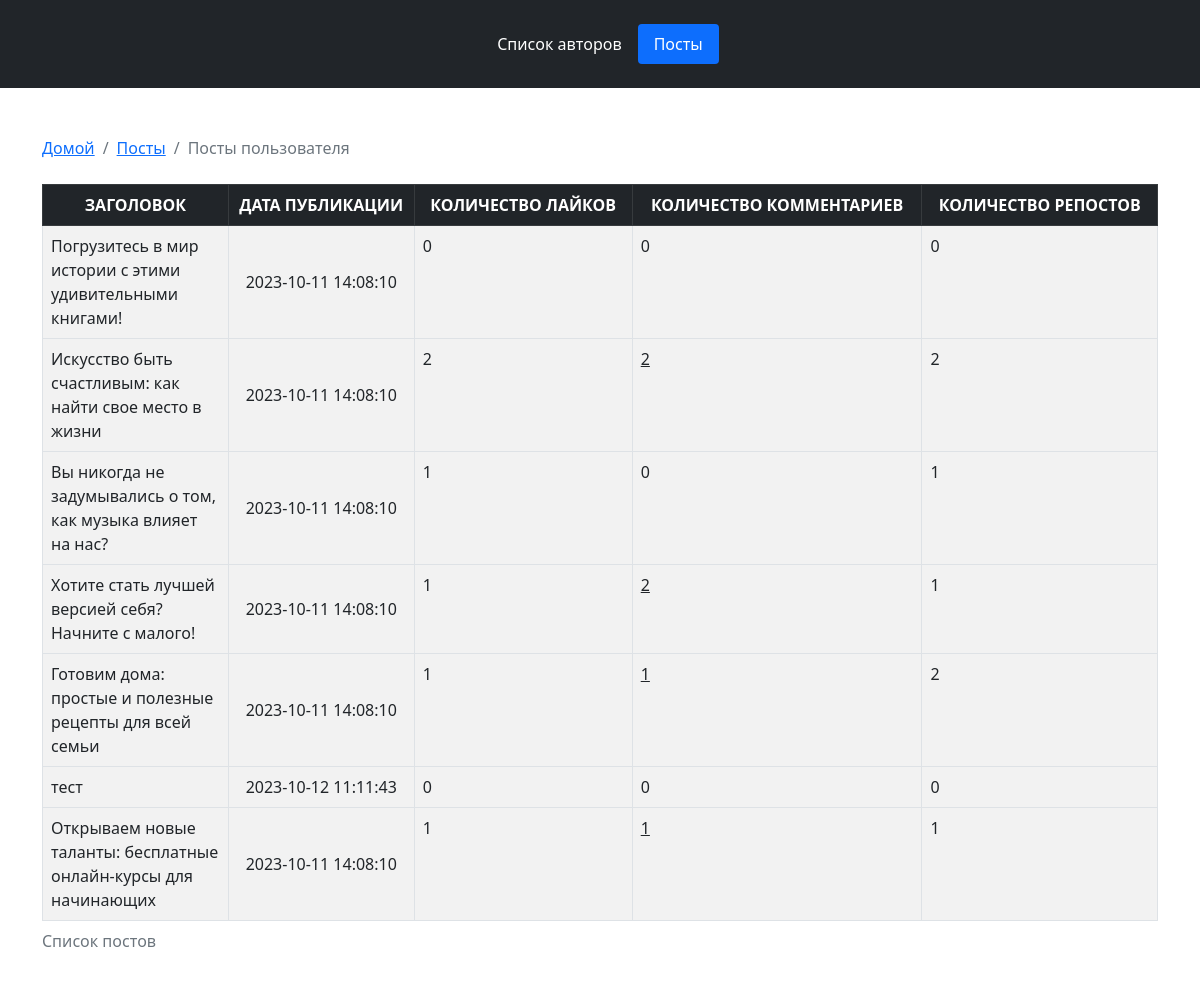
The page /untitled1/readpost.php on the database its author committed.
### tables this page shows
CREATE TABLE `posts` (
  `id` int NOT NULL,
  `post_date` timestamp NOT NULL DEFAULT CURRENT_TIMESTAMP,
  `title` text NOT NULL,
  `description` text NOT NULL,
  `user_id` int NOT NULL
);

### untitled1/foo-readpost.php (called while the page is built, shortened)
<?php
include "config.php";
try {
    if (!empty($_GET['sq'])){
        $searchKeyword = !empty($_GET['sq'])?$_GET['sq']:'';} else { $searchKeyword = "";}
    $search = "%$searchKeyword%";
    $sql = $dbh->prepare("SELECT `users`.`name`, `posts`.`title`,
                                IFNULL(`posts`.`description`, 'Ничего не найдено..') AS 'description', `posts`.`id`, `posts`.`post_date`,
                                (SELECT COUNT(*)
                                FROM `comments`
                                WHERE post_id = posts.id) AS 'commentcount',
                                (SELECT COUNT(*)
                                FROM `likes`
                                WHERE post_id = posts.id) AS 'likescount',
                                (SELECT COUNT(*)
                                FROM `reposts`
                                WHERE post_id = posts.id) AS 'repostscount'
                                FROM `users`
                                LEFT JOIN `posts` ON `posts`.`user_id` = `users`.`id`
                                WHERE ((`users`.`name` LIKE :name1) OR (`posts`.`title` LIKE :name2) OR (`posts`.`description` LIKE :name3));");
    $sql->execute(array('name1'=>$search,'name2'=>$search, 'name3'=>$search));
    $result = $sql->fetchAll();
} catch (Exception $e) {
    $dbh->rollBack();
    echo "Ошибка при записи данных: " . $e->getMessage();
}

### untitled1/readpost.php (the view, shortened to what this page needs)
<?php include 'config.php';
include "foo1.php";
include "foo-readpost.php";
@$searchKeyword = !empty($_GET['sq'])?$_GET['sq']:'';
?>
<!doctype html>
<html lang="en">
<head>
    <link href="https://cdn.jsdelivr.net/npm/bootstrap@5.0.2/dist/css/bootstrap.min.css" rel="stylesheet">
</head>
<body>
<nav class="navbar navbar-dark bg-dark justify-content-center">
    <header class="d-flex text-dark py-3">
        <ul class="nav nav-pills navbar-dark bg-dark">
            <li class="nav-item text-dark"><a href="index.php" class="nav-link text-white">Список авторов</a></li>
            <li class="nav-item text-dark"><a href="posts.php" class="nav-link active" aria-current="page">Посты</a></li>
        </ul>
    </header>
</nav>
<div class="container mt-5 mb-3 clearfix col-md-12">
    <nav aria-label="breadcrumb">
        <ol class="breadcrumb">
            <li class="breadcrumb-item"><a href="index.php">Домой</a></li>
            <li class="breadcrumb-item"><a href="posts.php">Посты</a></li>
            <?php
            if (empty($searchKeyword)) {
                ?>
                <li class="breadcrumb-item active" aria-current="page"> Посты пользователя <?=$res['name'] ?></li>
            <?php } elseif (!empty($searchKeyword)) foreach (array_unique_key($result, 'name') as $res) { ?>
                <li class="breadcrumb-item"><a href="posts.php?sq=<?=$res['name'] ?> "> Посты пользователя <?=$res['name'] ?></a></li>
                <li class="breadcrumb-item active" aria-current="page">Статистика поста "<?=$res['title'] ?>"</li>
            <?php } ?>
        </ol>
    </nav>
    <div class="row">
        <div class="col-md-12">
            <table class="table table-striped table-hover table-bordered mt-2">
                <caption>Список постов</caption>
                <thead class="table-dark text-uppercase text-center">
                <th>Заголовок</th>
                <th>Дата публикации</th>
                <th>Количество лайков</th>
                <th>Количество комментариев</th>
                <th>Количество репостов</th>
                </thead>
                <?php
                if (!empty($result)){ $count = 0;
                    foreach ($result as $res) { $count++;
                        if($res['title']!=""){
                            ?>
                            <tbody class="table-striped">
                            <td class="col-2"><?=$res['title'] ?></td>
                            <td class="col-2 text-center align-middle"><?=$res['post_date'] ?></td>
                            <td><?=$res['likescount'] ?></td>
                            <?php if ($res['commentcount']>0) { ?>
                            <td><a href="comments.php?sq=<?=$res['id'] ?>" class="link-dark"><?=$res['commentcount'] ?></a></td>
                                <?php } else { ?>
                            <td><?=$res['commentcount'] ?></td>
                            <?php } ?>
                            <td><?=$res['repostscount'] ?></td>
                        <?php } elseif (!empty($searchKeyword)){?>
                            <tr><td colspan="5">Ничего не найдено...</td></tr>
                        <?php }    ?>
                        </tbody> <?php } }else{ ?>
                    <tr><td colspan="5">Ничего не найдено...</td></tr>
                <?php }    ?>
            </table>
        </div>
    </div>
</div>
</body>

### rows shown on the page
posts: title "Погрузитесь в мир истории с этими удивительными книгами!", post_date "2023-10-11 14:08:10", likescount "0", commentcount "0", repostscount "0"
posts: title "Искусство быть счастливым: как найти свое место в жизни", post_date "2023-10-11 14:08:10", likescount "2", commentcount "2", repostscount "2"
posts: title "Вы никогда не задумывались о том, как музыка влияет на нас?", post_date "2023-10-11 14:08:10", likescount "1", commentcount "0", repostscount "1"
posts: title "Хотите стать лучшей версией себя? Начните с малого!", post_date "2023-10-11 14:08:10", likescount "1", commentcount "2", repostscount "1"
posts: title "Готовим дома: простые и полезные рецепты для всей семьи", post_date "2023-10-11 14:08:10", likescount "1", commentcount "1", repostscount "2"
posts: title "тест", post_date "2023-10-12 11:11:43", likescount "0", commentcount "0", repostscount "0"
posts: title "Открываем новые таланты: бесплатные онлайн-курсы для начинающих", post_date "2023-10-11 14:08:10", likescount "1", commentcount "1", repostscount "1"
